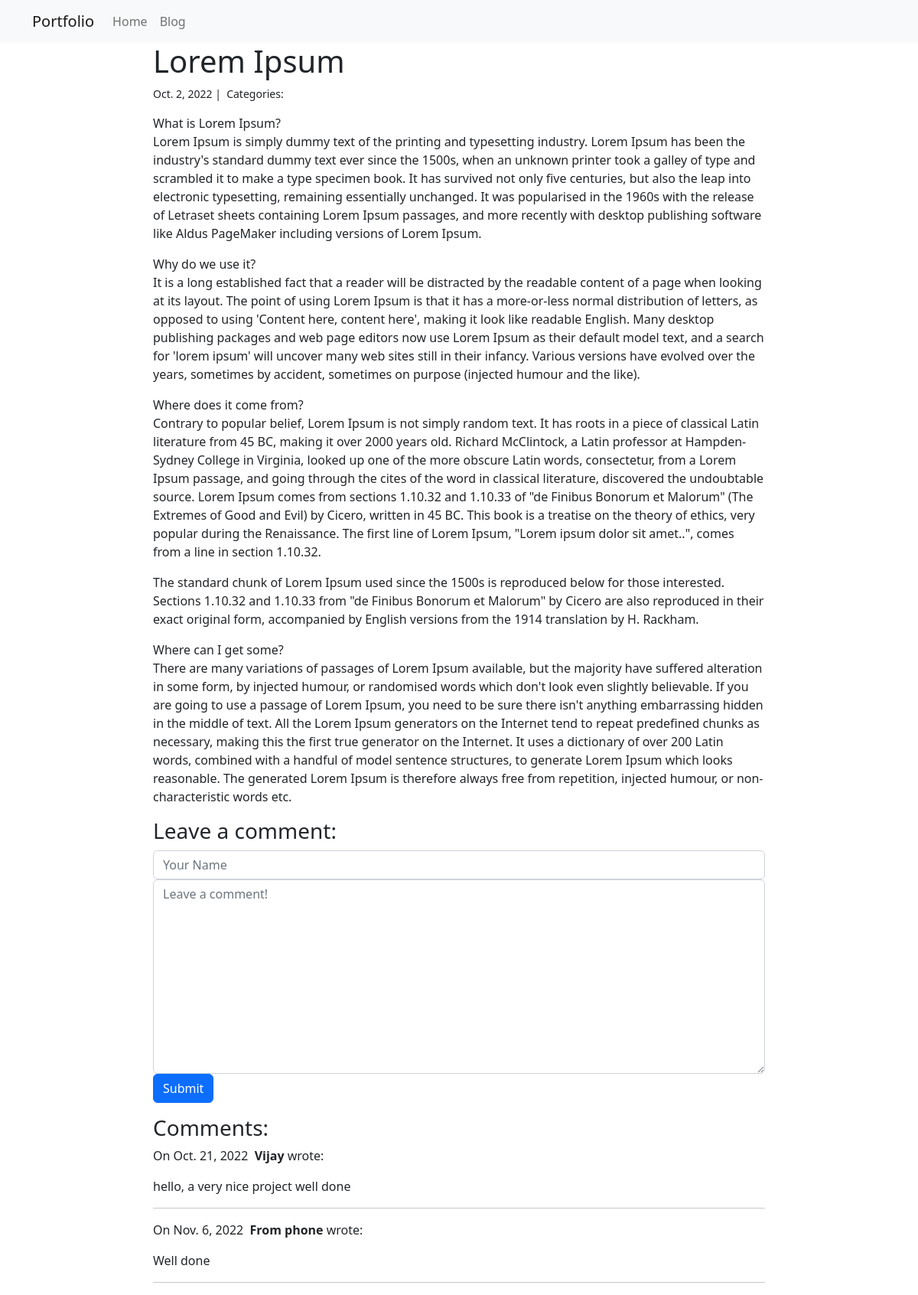
Page /blog/1/ on the committed database.
### blog/models.py (models this page shows)
class Post(models.Model):
    title = models.CharField(max_length=200)
    body = models.TextField()
    created_on = models.DateTimeField(auto_now_add=True)
    last_modified = models.DateTimeField(auto_now=True)
    categories = models.ManyToManyField('Category',related_name='posts')

class Comment(models.Model):
    author = models.CharField(max_length=60)
    body = models.TextField()
    created_on = models.DateTimeField(auto_now_add=True)
    post = models.ForeignKey('Post',on_delete=models.CASCADE)

### blog/views.py (the view, shortened to what this page needs)
# urls.py: path("<int:pk>/",views.blog_detail,name="blog_detail"),
def blog_detail(request,pk):
    post = Post.objects.get(pk=pk)
    form  = CommentForm()
    comments = Comment.objects.filter(post=post)
    context = {
        'post':post,
        'comments':comments,
        'form':form,
    }
    return render(request,'blog_detail.html',context)

### blog/forms.py
class CommentForm(forms.Form):
    author = forms.CharField(
        max_length=60,
        widget=forms.TextInput(attrs={
            "class": "form-control",
            "placeholder": "Your Name"
        })
    )
    body = forms.CharField(widget=forms.Textarea(
        attrs={
            "class": "form-control",
            "placeholder": "Leave a comment!"
        })
    )

### blog/templates/blog_detail.html (shortened to what this page needs)
{% extends "base.html" %}
{% block page_content %}
<div class="col-md-8 offset-md-2">
    <h1>{{ post.title }}</h1>
    <small>
        {{ post.created_on.date }} |&nbsp;
        Categories:&nbsp;
    </small>
    <p>{{ post.body | linebreaks }}</p>
    <h3>Leave a comment:</h3>
    <form action="/blog/{{ post.pk }}/" method="post">
        <div class="form-group">
            {{ form.author }}
        </div>
        <div class="form-group">
            {{ form.body }}
        </div>
        <button type="submit" class="btn btn-primary">Submit</button>
    </form>
    <h3>Comments:</h3>
    {% for comment in comments %}
    <p>
        On {{ comment.created_on.date }}&nbsp;
        <b>{{ comment.author }}</b> wrote:
    </p>
    <p>{{ comment.body }}</p>
    <hr>
    {% endfor %}
    </div>
    {% endblock %}

### personal_portfolio/templates/base.html (shortened to what this page needs)
<html>
<head>
  <link rel="stylesheet" href="https://cdn.jsdelivr.net/npm/bootstrap@5.2.0/dist/css/bootstrap.min.css"></head>
<body>
<nav class="navbar navbar-expand-lg navbar-light bg-light">
    <div class="container">
        <a class="navbar-brand" href="{% url 'project_index' %}">Portfolio</a>
        <div class="collapse navbar-collapse" id="navbarSupportedContent">
          <ul class="navbar-nav mr-auto">
            <li class="nav-item active">
              <a class="nav-link" href="{% url 'project_index' %}">Home</a>
            </li>
            <li class="nav-item">
              <a class="nav-link" href="{% url 'blog_index' %}">Blog</a>
            </li>
          </ul>
        </div>
    </div>
</nav>
{% block page_content %}
{% endblock %}
</body>
</html>

### rows in the picture
Post: title "Lorem Ipsum", created_on "Oct. 2, 2022", body "What is Lorem Ipsum? Lorem Ipsum is simply dummy text of the printing and typesetting industry. Lorem Ipsum has been the industry's standard dummy text ever since the 1500s, when an unknown printer took a galley of type and scrambled it to make a type specimen book. It has survived not only five centuries, but also the leap into electronic typesetting, remaining essentially unchanged. It was popularised in the 1960s with the release of Letraset sheets containing Lorem Ipsum passages, and more recently with desktop publishing software like Aldus PageMaker including versions of Lorem Ipsum. Why do we use it? It is a long established fact that a reader will be distracted by the readable…"
Comment: created_on "Oct. 21, 2022", author "Vijay", body "hello, a very nice project well done"
Comment: created_on "Nov. 6, 2022", author "From phone", body "Well done"
